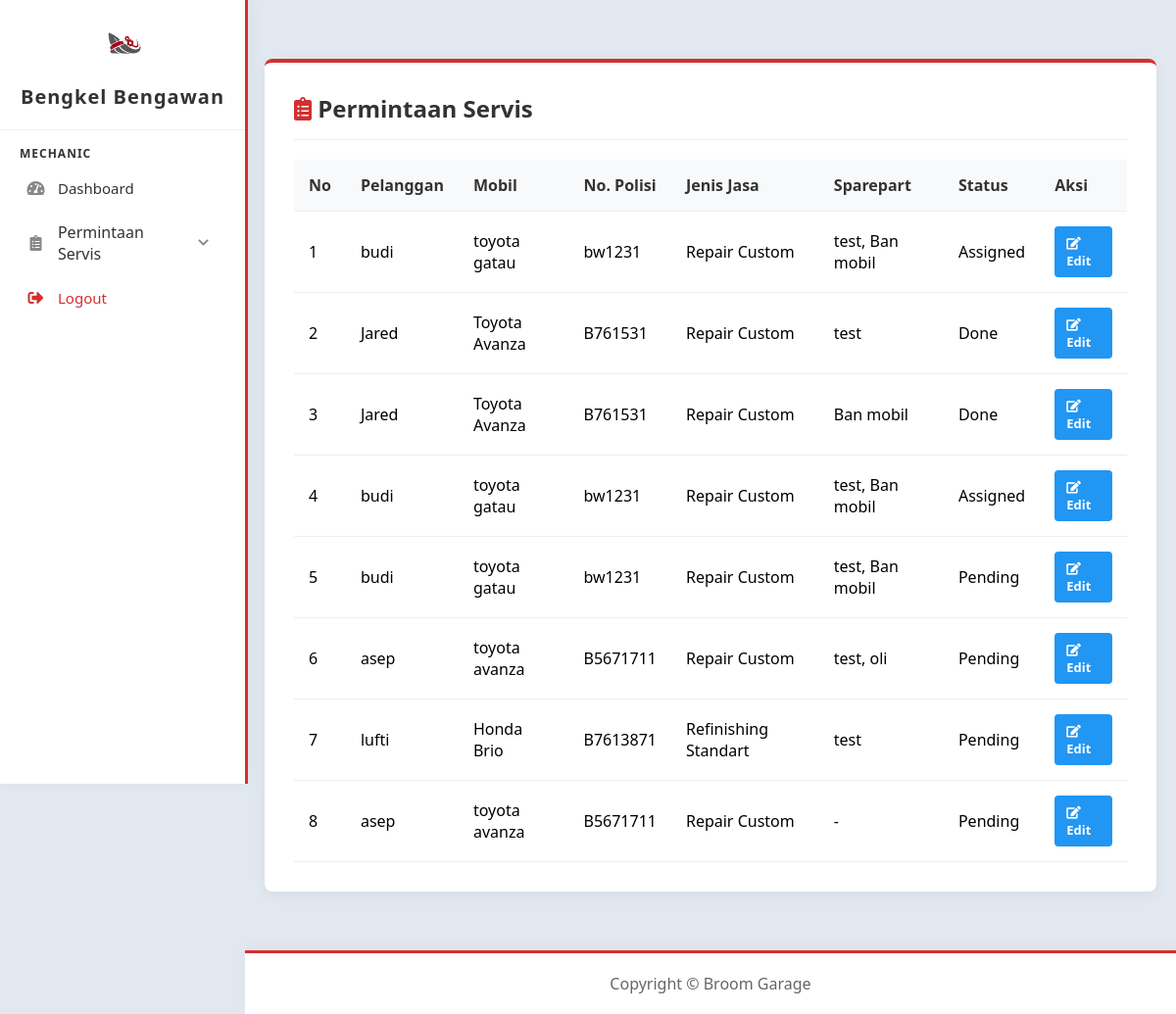
/mechanic/permintaan_servis/list.php (signed in), run on the app's committed database.
### tables this page shows
CREATE TABLE `permintaan_servis` (
  `id_permintaan` int(11) NOT NULL,
  `id_mobil` int(11) NOT NULL,
  `keluhan` varchar(255) NOT NULL,
  `tanggal_masuk` datetime NOT NULL DEFAULT current_timestamp(),
  `tanggal_keluar` datetime DEFAULT NULL
);

CREATE TABLE `pelanggan` (
  `id_pelanggan` int(11) NOT NULL,
  `nama_pelanggan` varchar(255) NOT NULL,
  `no_telp` varchar(11) NOT NULL,
  `alamat` text DEFAULT NULL
);

CREATE TABLE `mobil` (
  `id_mobil` int(11) NOT NULL,
  `id_pelanggan` int(11) NOT NULL,
  `merk_mobil` varchar(255) NOT NULL,
  `tipe_mobil` varchar(255) NOT NULL,
  `plat_nomor` varchar(8) NOT NULL,
  `tahun_mobil` year(4) DEFAULT NULL
);

### mechanic/permintaan_servis/list.php (the view, shortened to what this page needs)
<?php
include "../../config/config.php";
$query = "SELECT ps.*,
                 m.merk_mobil, m.tipe_mobil, m.plat_nomor,
                 pl.nama_pelanggan,
                 (SELECT GROUP_CONCAT(j.nama_jasa SEPARATOR ', ') FROM detail_servis ds JOIN jasa j ON ds.id_jasa = j.id_jasa WHERE ds.id_permintaan = ps.id_permintaan) AS nama_jasa,
                 (SELECT GROUP_CONCAT(sp.nama_sparepart SEPARATOR ', ') FROM detail_sparepart dsp JOIN sparepart sp ON dsp.id_sparepart = sp.id_sparepart WHERE dsp.id_permintaan = ps.id_permintaan) AS nama_sparepart,
                 (SELECT dp.status_pengerjaan FROM detail_pengerjaan dp WHERE dp.id_permintaan = ps.id_permintaan LIMIT 1) AS status
          FROM permintaan_servis ps
          JOIN mobil m ON ps.id_mobil = m.id_mobil
          JOIN pelanggan pl ON m.id_pelanggan = pl.id_pelanggan
          ORDER BY ps.tanggal_masuk DESC";
$result = $conn->query($query);
$no = 1;
?>
<!DOCTYPE html>
<html lang="en">
<head>
    <link href="https://cdnjs.cloudflare.com/ajax/libs/font-awesome/5.15.3/css/all.min.css" rel="stylesheet">
    <link href="../../assets/css/dashboard.css" rel="stylesheet">
    <link href="../../assets/css/list.css" rel="stylesheet">
</head>
<body>
    <?php include '../../includes/sidebar.php'; ?>
    <div class="content">
        <div class="table-container">
            <h2 style="margin-top: 0; color: #333; text-align: left; border-bottom: 1px solid #eee; padding-bottom: 15px; margin-bottom: 20px;">
                <i class="fas fa-clipboard-list" style="color: #d32f2f;"></i> Permintaan Servis
            </h2>
            <table>
                <thead>
                    <tr>
                        <th>No</th>
                        <th>Pelanggan</th>
                        <th>Mobil</th>
                        <th>No. Polisi</th>
                        <th>Jenis Jasa</th>
                        <th>Sparepart</th>
                        <th>Status</th>
                        <th>Aksi</th>
                    </tr>
                </thead>
                <tbody>
                    <?php while($row = $result->fetch_assoc()): ?>
                        <tr>
                            <td><?php echo $no++; ?></td>
                            <td><?php echo htmlspecialchars($row['nama_pelanggan']); ?></td>
                            <td><?php echo htmlspecialchars($row['merk_mobil'] . " " . $row['tipe_mobil']); ?></td>
                            <td><?php echo htmlspecialchars($row['plat_nomor']); ?></td>
                            <td><?php echo htmlspecialchars($row['nama_jasa']); ?></td>
                            <td><?php echo $row['nama_sparepart'] ? htmlspecialchars($row['nama_sparepart']) : '-'; ?></td>
                            <td>
                                <?php
                                $status_val = $row['status'] ? $row['status'] : 'pending';
                                $status_class = '';
                                switch($status_val) {
                                    case 'pending':
                                        $status_class = 'status-pending';
                                        break;
                                    case 'sedang_dikerjakan':
                                    case 'assigned':
                                        $status_class = 'status-working';
                                        break;
                                    case 'selesai':
                                    case 'done':
                                        $status_class = 'status-completed';
                                        break;
                                }
                                ?>
                                <span class="<?php echo $status_class; ?>"><?php echo ucfirst($status_val); ?></span>
                            </td>
                            <td>
                                <a href="update_status.php?id_permintaan=<?php echo $row['id_permintaan']; ?>" class="btn btn-edit"><i class="fas fa-edit"></i> Edit</a>
                            </td>
                        </tr>
                    <?php endwhile; ?>
                </tbody>
            </table>
        </div>
    </div>
    <?php include('../../includes/footer.php'); ?>
</body>
</html>

### assets/css/dashboard.css (style rules this page uses)
body { font-family: 'Segoe UI', Tahoma, Geneva, Verdana, sans-serif; background-color: #e2e8f0; margin: 0; }
.content { padding: 40px 20px; text-align: center; }

### assets/css/list.css (style rules this page uses)
.table-container { background: white; padding: 30px; border-radius: 8px; box-shadow: 0 4px 15px rgba(0,0,0,0.05); margin: 20px auto; width: 100%; max-width: 1500px; border-top: 4px solid #d32f2f; box-sizing: border-box; }
table { width: 100%; border-collapse: collapse; margin-top: 15px; }
th, td { padding: 15px; text-align: left; border-bottom: 1px solid #eee; }
th { background-color: #f8f9fa; color: #333; font-weight: 600; }
.btn { padding: 8px 12px; text-decoration: none; border-radius: 4px; font-size: 13px; color: white; display: inline-block; font-weight: bold; transition: background-color 0.3s; }
.btn-edit { background-color: #2196F3; }

### assets/css/sidebar.css (style rules this page uses)
body { padding-left: 250px; margin: 0; }

### assets/css/footer.css (style rules this page uses)
body { display: flex; flex-direction: column; min-height: 100vh; }

### data on the page
permintaan_servis: pelanggan.nama_pelanggan "budi", id_mobil.tipe_mobil "toyota gatau", id_mobil.plat_nomor "bw1231", nama_jasa "Repair Custom", nama_sparepart "test, Ban mobil", status_val "Assigned"
permintaan_servis: pelanggan.nama_pelanggan "Jared", id_mobil.tipe_mobil "Toyota Avanza", id_mobil.plat_nomor "B761531", nama_jasa "Repair Custom", nama_sparepart "test", status_val "Done"
permintaan_servis: pelanggan.nama_pelanggan "Jared", id_mobil.tipe_mobil "Toyota Avanza", id_mobil.plat_nomor "B761531", nama_jasa "Repair Custom", nama_sparepart "Ban mobil", status_val "Done"
permintaan_servis: pelanggan.nama_pelanggan "budi", id_mobil.tipe_mobil "toyota gatau", id_mobil.plat_nomor "bw1231", nama_jasa "Repair Custom", nama_sparepart "test, Ban mobil", status_val "Assigned"
permintaan_servis: pelanggan.nama_pelanggan "budi", id_mobil.tipe_mobil "toyota gatau", id_mobil.plat_nomor "bw1231", nama_jasa "Repair Custom", nama_sparepart "test, Ban mobil", status_val "Pending"
permintaan_servis: pelanggan.nama_pelanggan "asep", id_mobil.tipe_mobil "toyota avanza", id_mobil.plat_nomor "B5671711", nama_jasa "Repair Custom", nama_sparepart "test, oli", status_val "Pending"
permintaan_servis: pelanggan.nama_pelanggan "lufti", id_mobil.tipe_mobil "Honda Brio", id_mobil.plat_nomor "B7613871", nama_jasa "Refinishing Standart", nama_sparepart "test", status_val "Pending"
permintaan_servis: pelanggan.nama_pelanggan "asep", id_mobil.tipe_mobil "toyota avanza", id_mobil.plat_nomor "B5671711", nama_jasa "Repair Custom", status_val "Pending"
